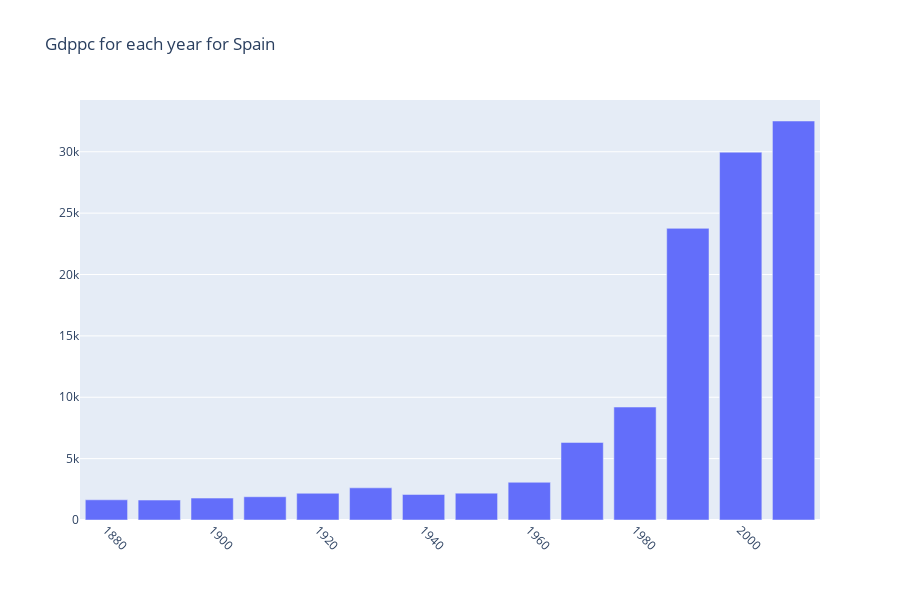

Notebook cell for this chart:
### Code cell
graph('Spain')

### Figure 1 — Plotly figure (JSON) as saved in the notebook; plotly's stock layout.template omitted (floating-point values rounded to 4 significant figures)
{"data": [{"type": "bar", "x": [1880, 1890, 1900, 1910, 1920, 1930, 1940, 1950, 1960, 1970, 1980, 1990, 2000, 2010], "y": [1646, 1624, 1786, 1895, 2177, 2620, 2080, 2189, 3072, 6319, 9203, 23760.0, 29970.0, 32510.0]}], "layout": {"autosize": false, "height": 600, "title": {"text": " Gdppc for each year for Spain"}, "width": 900, "xaxis": {"tickangle": 45}}}
